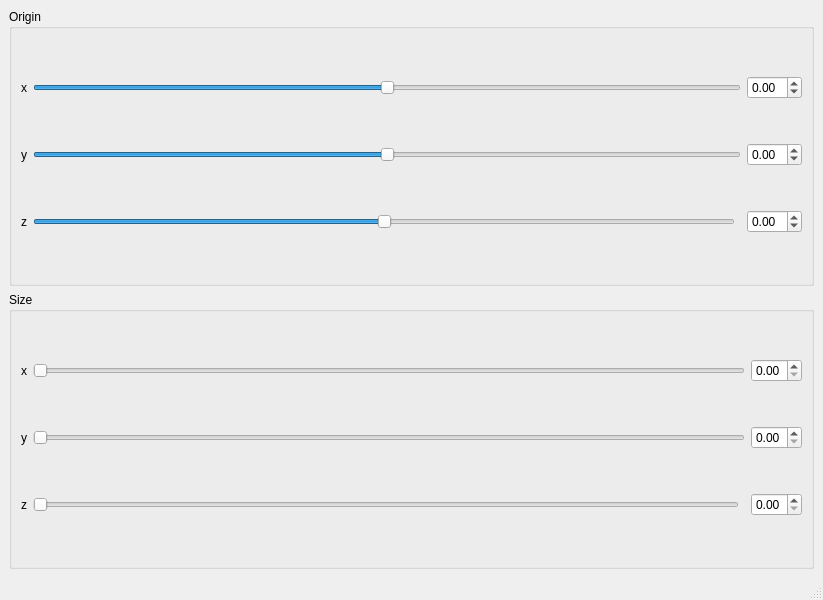
<?xml version="1.0" encoding="UTF-8"?>
<ui version="4.0">
 <class>MainWindow</class>
 <widget class="QMainWindow" name="MainWindow">
  <property name="geometry">
   <rect>
    <x>0</x>
    <y>0</y>
    <width>823</width>
    <height>600</height>
   </rect>
  </property>
  <property name="windowTitle">
   <string>MainWindow</string>
  </property>
  <widget class="QWidget" name="centralwidget">
   <layout class="QVBoxLayout" name="verticalLayout">
    <item>
     <widget class="QGroupBox" name="groupBox_3">
      <property name="title">
       <string>Origin</string>
      </property>
      <layout class="QGridLayout" name="gridLayout_6">
       <item row="0" column="1" colspan="2">
        <widget class="QSlider" name="horizontalSlider_ws_origin_x">
         <property name="minimum">
          <number>-500</number>
         </property>
         <property name="maximum">
          <number>500</number>
         </property>
         <property name="orientation">
          <enum>Qt::Horizontal</enum>
         </property>
        </widget>
       </item>
       <item row="0" column="3">
        <widget class="QDoubleSpinBox" name="doubleSpinBox_ws_origin_x">
         <property name="minimum">
          <double>-5.000000000000000</double>
         </property>
         <property name="maximum">
          <double>5.000000000000000</double>
         </property>
         <property name="singleStep">
          <double>0.010000000000000</double>
         </property>
        </widget>
       </item>
       <item row="1" column="1" colspan="2">
        <widget class="QSlider" name="horizontalSlider_ws_origin_y">
         <property name="minimum">
          <number>-500</number>
         </property>
         <property name="maximum">
          <number>500</number>
         </property>
         <property name="orientation">
          <enum>Qt::Horizontal</enum>
         </property>
        </widget>
       </item>
       <item row="1" column="3">
        <widget class="QDoubleSpinBox" name="doubleSpinBox_ws_origin_y">
         <property name="minimum">
          <double>-5.000000000000000</double>
         </property>
         <property name="maximum">
          <double>5.000000000000000</double>
         </property>
         <property name="singleStep">
          <double>0.010000000000000</double>
         </property>
        </widget>
       </item>
       <item row="2" column="1">
        <widget class="QSlider" name="horizontalSlider_ws_origin_z">
         <property name="minimum">
          <number>-500</number>
         </property>
         <property name="maximum">
          <number>500</number>
         </property>
         <property name="orientation">
          <enum>Qt::Horizontal</enum>
         </property>
        </widget>
       </item>
       <item row="2" column="3">
        <widget class="QDoubleSpinBox" name="doubleSpinBox_ws_origin_z">
         <property name="minimum">
          <double>-5.000000000000000</double>
         </property>
         <property name="maximum">
          <double>5.000000000000000</double>
         </property>
         <property name="singleStep">
          <double>0.010000000000000</double>
         </property>
        </widget>
       </item>
       <item row="2" column="0">
        <widget class="QLabel" name="label_15">
         <property name="text">
          <string>z</string>
         </property>
        </widget>
       </item>
       <item row="1" column="0">
        <widget class="QLabel" name="label_14">
         <property name="text">
          <string>y</string>
         </property>
        </widget>
       </item>
       <item row="0" column="0">
        <widget class="QLabel" name="label_13">
         <property name="text">
          <string>x</string>
         </property>
        </widget>
       </item>
      </layout>
     </widget>
    </item>
    <item>
     <widget class="QGroupBox" name="groupBox_6">
      <property name="title">
       <string>Size</string>
      </property>
      <layout class="QGridLayout" name="gridLayout_7">
       <item row="0" column="0">
        <widget class="QLabel" name="label_16">
         <property name="text">
          <string>x</string>
         </property>
        </widget>
       </item>
       <item row="0" column="1" colspan="2">
        <widget class="QSlider" name="horizontalSlider_ws_size_x">
         <property name="maximum">
          <number>500</number>
         </property>
         <property name="orientation">
          <enum>Qt::Horizontal</enum>
         </property>
        </widget>
       </item>
       <item row="0" column="3">
        <widget class="QDoubleSpinBox" name="doubleSpinBox_ws_size_x">
         <property name="maximum">
          <double>5.000000000000000</double>
         </property>
         <property name="singleStep">
          <double>0.010000000000000</double>
         </property>
        </widget>
       </item>
       <item row="1" column="0">
        <widget class="QLabel" name="label_17">
         <property name="text">
          <string>y</string>
         </property>
        </widget>
       </item>
       <item row="1" column="1" colspan="2">
        <widget class="QSlider" name="horizontalSlider_ws_size_y">
         <property name="maximum">
          <number>500</number>
         </property>
         <property name="orientation">
          <enum>Qt::Horizontal</enum>
         </property>
        </widget>
       </item>
       <item row="1" column="3">
        <widget class="QDoubleSpinBox" name="doubleSpinBox_ws_size_y">
         <property name="maximum">
          <double>5.000000000000000</double>
         </property>
         <property name="singleStep">
          <double>0.010000000000000</double>
         </property>
        </widget>
       </item>
       <item row="2" column="0">
        <widget class="QLabel" name="label_18">
         <property name="text">
          <string>z</string>
         </property>
        </widget>
       </item>
       <item row="2" column="1">
        <widget class="QSlider" name="horizontalSlider_ws_size_z">
         <property name="maximum">
          <number>500</number>
         </property>
         <property name="orientation">
          <enum>Qt::Horizontal</enum>
         </property>
        </widget>
       </item>
       <item row="2" column="3">
        <widget class="QDoubleSpinBox" name="doubleSpinBox_ws_size_z">
         <property name="maximum">
          <double>5.000000000000000</double>
         </property>
         <property name="singleStep">
          <double>0.010000000000000</double>
         </property>
        </widget>
       </item>
      </layout>
     </widget>
    </item>
   </layout>
  </widget>
  <widget class="QMenuBar" name="menubar">
   <property name="geometry">
    <rect>
     <x>0</x>
     <y>0</y>
     <width>823</width>
     <height>23</height>
    </rect>
   </property>
  </widget>
  <widget class="QStatusBar" name="statusbar"/>
 </widget>
 <resources/>
 <connections/>
</ui>
